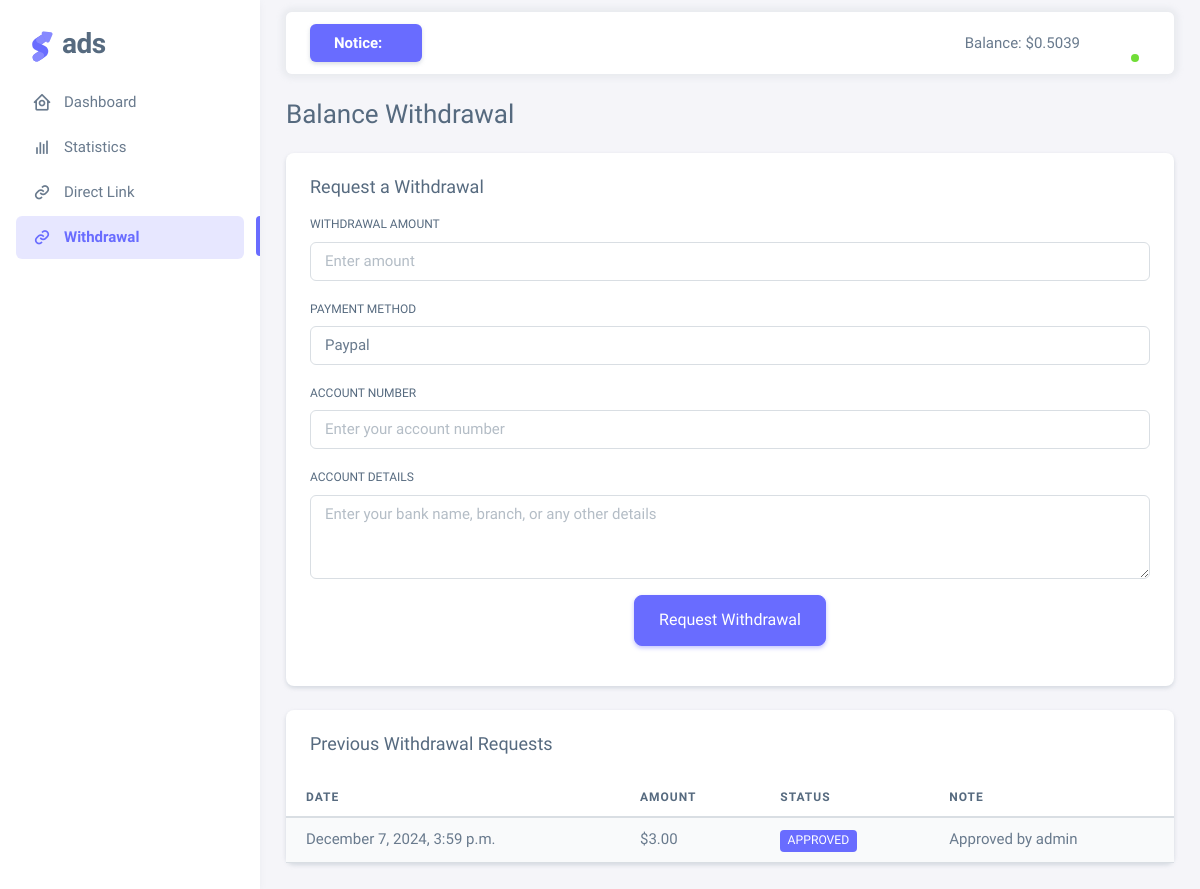
The app's page /accounts/withdrawal/ (signed in) with its own data.
### account/models.py (models this page shows, shortened)
class CustomUser(AbstractUser):
    STATUS_CHOICES = [
        ('Active', 'Active'),
        ('Inactive', 'Inactive'),
        ('Reject', 'Reject'),
    ]
    email = models.EmailField(unique=True)
    is_verified = models.BooleanField(default=False)
    is_approved = models.BooleanField(default=False)
    balance = models.FloatField(default=0.0)
    avatar = models.ImageField(upload_to='avatars/', blank=True)
    phone_number = models.CharField(max_length=20, blank=True, null=True)
    address = models.CharField(max_length=200, blank=True, null=True)
    country = models.CharField(max_length=100, blank=True, null=True)
    city = models.CharField(max_length=100, blank=True, null=True)
    post_code = models.CharField(max_length=20, blank=True, null=True)
    email_verification_token = models.CharField(max_length=100, blank=True, null=True)
    email_verification_sent_at = models.DateTimeField(null=True, blank=True)
    class Meta:
        verbose_name_plural = "User Management"

class UserBalanceWithdrawal(models.Model):
    STATUS_CHOICES = [
        ('PENDING', 'Pending'),
        ('APPROVED', 'Approved'),
        ('DECLINED', 'Declined'),
    ]
    PAYMENT_METHOD = [
        ('Paypal', 'Paypal'),
        ('Payoneer', 'Payoneer'),
        ('Binance', 'Binance'),
        ('Bank', 'Bank'),
        ('Others', 'Others'),
    ]
    user = models.ForeignKey(CustomUser, on_delete=models.CASCADE, related_name='withdrawals')
    amount = models.DecimalField(max_digits=10, decimal_places=2, default=Decimal('0.00'))
    status = models.CharField(max_length=10, choices=STATUS_CHOICES, default='PENDING')
    payment_method = models.CharField(max_length=10, choices=PAYMENT_METHOD, default='Paypal')
    requested_at = models.DateTimeField(auto_now_add=True)
    processed_at = models.DateTimeField(null=True, blank=True)
    admin_note = models.TextField(null=True, blank=True)
    account_number = models.CharField(max_length=50, null=True, blank=True)
    account_details = models.TextField(null=True, blank=True)
    class Meta:
        ordering = ['-requested_at']
        verbose_name = "User Balance Withdrawal"
        verbose_name_plural = "Withdraw Request"

### account/views.py (the view, shortened to what this page needs)
# urls.py: path('withdrawal/', views.request_withdrawal, name="request_withdrawal"),
@login_required
def request_withdrawal(request):
    withdrawals = UserBalanceWithdrawal.objects.filter(user=request.user)
    return render(request, 'withdrawal_form.html', {
        'withdrawals': withdrawals
    })

### account/context_processors.py (called while the page is built)
def user_balance_processor(request):
    user_balance = Decimal('0.0')
    if request.user.is_authenticated:
        total_revenue = (
            AdStatistics.objects.filter(user=request.user)
            .aggregate(total_revenue=Sum('revenue'))
            .get('total_revenue') or Decimal('0.0')
        )
        total_approved_withdrawals = (
            UserBalanceWithdrawal.objects.filter(user=request.user, status='APPROVED')
            .aggregate(total_approved=Sum('amount'))
            .get('total_approved') or Decimal('0.0')
        )
        user_balance = total_revenue - total_approved_withdrawals
        if request.user.balance != user_balance:
            request.user.balance = user_balance
            request.user.save(update_fields=["balance"])
    return {'user_balance': user_balance}

### template/withdrawal_form.html (shortened to what this page needs)
{% extends 'partials/base.html' %}
{% load static %}
{% block content %}
<div class="content-wrapper">
  <div class="container-xxl flex-grow-1 container-p-y">
    <h3 class="mb-4">Balance Withdrawal</h3>
    <div class="card shadow-sm mb-4">
      <div class="card-body">
        <h5 class="card-title mb-3">Request a Withdrawal</h5>
        <form method="POST" action="{% url 'account:request_withdrawal' %}">
          <div class="mb-3">
            <label for="withdrawalAmount" class="form-label">Withdrawal Amount</label>
            <input type="number" class="form-control" id="withdrawalAmount" name="amount" step="0.01" min="0"
              placeholder="Enter amount" required>
          </div>
          <div class="mb-3">
            <label for="accountNumber" class="form-label">Payment Method</label>
            <select name="payment_method" class="form-control" id="payment_method">
              <option value="Paypal">Paypal</option>
            </select>
          </div>
          <div class="mb-3">
            <label for="accountNumber" class="form-label">Account Number</label>
            <input type="text" class="form-control" id="accountNumber" name="account_number"
              placeholder="Enter your account number" required>
          </div>
          <div class="mb-3">
            <label for="accountDetails" class="form-label">Account Details</label>
            <textarea class="form-control" id="accountDetails" name="account_details" rows="3"
              placeholder="Enter your bank name, branch, or any other details" required></textarea>
          </div>
          <div class="mb-3 text-center">
            <button type="submit" class="btn btn-primary btn-lg">Request Withdrawal</button>
          </div>
        </form>
      </div>
    </div>
    {% if withdrawals %}
    <div class="card shadow-sm">
      <h5 class="card-header">Previous Withdrawal Requests</h5>
      <div class="table-responsive">
        <table class="table table-hover table-striped">
          <thead>
            <tr>
              <th scope="col">Date</th>
              <th scope="col">Amount</th>
              <th scope="col">Status</th>
              <th scope="col">Note</th>
            </tr>
          </thead>
          <tbody>
            {% for withdrawal in withdrawals %}
            <tr>
              <td>{{ withdrawal.requested_at|date:"F j, Y, g:i a" }}</td>
              <td>${{ withdrawal.amount }}</td>
              <td>
                {% if withdrawal.status == 'PENDING' %}
                <span class="badge bg-warning">{{ withdrawal.status }}</span>
                {% elif withdrawal.status == 'APPROVED' %}
                <span class="badge bg-primary">{{ withdrawal.status }}</span>
                {% else %}
                <span class="badge bg-danger">{{ withdrawal.status }}</span>
                {% endif %}
              </td>
              <td>
                {{withdrawal.admin_note}}
              </td>
            </tr>
            {% endfor %}
          </tbody>
        </table>
      </div>
    </div>
    {% else %}
    <div class="alert alert-secondary mt-4">No previous withdrawal requests.</div>
    {% endif %}
  </div>
</div>
{% endblock %}

### template/partials/base.html (shortened to what this page needs)
{% load static %}
<!DOCTYPE html>
<html lang="en" class="light-style layout-menu-fixed" dir="ltr" data-theme="theme-default" data-assets-path="../assets/"
  data-template="vertical-menu-template-free">
<head>
  <link rel="stylesheet" href="{% static '/assets/vendor/fonts/boxicons.css' %}" />
  <link rel="stylesheet" href="{% static '/assets/vendor/css/core.css' %}" class="template-customizer-core-css" />
  <link rel="stylesheet" href="{% static '/assets/vendor/css/theme-default.css' %}"
    class="template-customizer-theme-css" />
  <link rel="stylesheet" href="{% static '/assets/css/demo.css' %}" />
  <link rel="stylesheet" href="{% static '/assets/vendor/libs/perfect-scrollbar/perfect-scrollbar.css' %}" />
  <link rel="stylesheet" href="{% static '/assets/vendor/libs/apex-charts/apex-charts.css' %}" />
</head>
<body>
  <div class="layout-wrapper layout-content-navbar">
    <div class="layout-container">
      {% include 'partials/sidebar.html' %}
      <div class="layout-page">
        <nav
          class="layout-navbar container-xxl navbar navbar-expand-xl navbar-detached align-items-center bg-navbar-theme"
          id="layout-navbar">
          <div class="notice-container px-4 py-2 bg-primary text-white rounded shadow-sm d-none d-md-flex align-items-center">
            <b class="me-3">Notice:</b>
          </div>
          <div class="navbar-nav-right d-flex align-items-center" id="navbar-collapse">
            <ul class="navbar-nav flex-row align-items-center ms-auto">
              <li class="nav-item lh-1 me-3">
                Balance: ${{user_balance|floatformat:4}}
              </li>
              <li class="nav-item navbar-dropdown dropdown-user dropdown">
                <a class="nav-link dropdown-toggle hide-arrow" href="javascript:void(0);" data-bs-toggle="dropdown">
                  <div class="avatar avatar-online">
                  </div>
                </a>
              </li>
            </ul>
          </div>
        </nav>
        {% block content %} {% endblock %}
      </div>
    </div>
  </div>
</body>
</html>

### records on screen
CustomUser: balance "0.5039"
UserBalanceWithdrawal: requested_at "December 7, 2024, 3:59 p.m.", amount "3.00", status "APPROVED", admin_note "Approved by admin"
